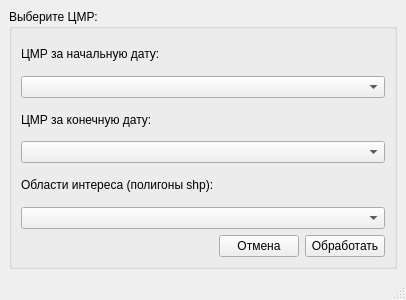
<?xml version="1.0" encoding="UTF-8"?>
<ui version="4.0">
 <class>MainWindow</class>
 <widget class="QMainWindow" name="MainWindow">
  <property name="windowModality">
   <enum>Qt::WindowModal</enum>
  </property>
  <property name="geometry">
   <rect>
    <x>0</x>
    <y>0</y>
    <width>406</width>
    <height>300</height>
   </rect>
  </property>
  <property name="minimumSize">
   <size>
    <width>406</width>
    <height>300</height>
   </size>
  </property>
  <property name="maximumSize">
   <size>
    <width>406</width>
    <height>300</height>
   </size>
  </property>
  <property name="windowTitle">
   <string>Вычисление изменений объемов</string>
  </property>
  <widget class="QWidget" name="centralwidget">
   <layout class="QVBoxLayout" name="verticalLayout">
    <item>
     <widget class="QGroupBox" name="groupBox">
      <property name="title">
       <string>Выберите ЦМР:</string>
      </property>
      <layout class="QVBoxLayout" name="verticalLayout_2">
       <item>
        <widget class="QLabel" name="label">
         <property name="text">
          <string>ЦМР за начальную дату:</string>
         </property>
        </widget>
       </item>
       <item>
        <widget class="QComboBox" name="comboBox"/>
       </item>
       <item>
        <widget class="QLabel" name="label_2">
         <property name="text">
          <string>ЦМР за конечную дату:</string>
         </property>
        </widget>
       </item>
       <item>
        <widget class="QComboBox" name="comboBox_2"/>
       </item>
       <item>
        <widget class="QLabel" name="label_3">
         <property name="text">
          <string>Области интереса (полигоны shp):</string>
         </property>
        </widget>
       </item>
       <item>
        <widget class="QComboBox" name="comboBox_3"/>
       </item>
       <item>
        <layout class="QHBoxLayout" name="horizontalLayout_3">
         <item>
          <spacer name="horizontalSpacer">
           <property name="orientation">
            <enum>Qt::Horizontal</enum>
           </property>
           <property name="sizeHint" stdset="0">
            <size>
             <width>40</width>
             <height>20</height>
            </size>
           </property>
          </spacer>
         </item>
         <item>
          <widget class="QPushButton" name="pushButton_2">
           <property name="text">
            <string>Отмена</string>
           </property>
          </widget>
         </item>
         <item>
          <widget class="QPushButton" name="pushButton">
           <property name="text">
            <string>Обработать</string>
           </property>
          </widget>
         </item>
        </layout>
       </item>
      </layout>
     </widget>
    </item>
   </layout>
  </widget>
  <widget class="QMenuBar" name="menubar">
   <property name="geometry">
    <rect>
     <x>0</x>
     <y>0</y>
     <width>406</width>
     <height>25</height>
    </rect>
   </property>
  </widget>
  <widget class="QStatusBar" name="statusbar"/>
 </widget>
 <resources/>
 <connections/>
</ui>
